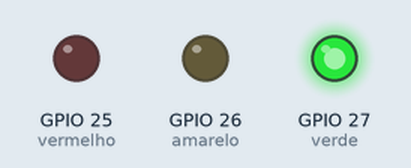
Simulated run of this program. Board: ESP32 board running MicroPython. Shown: output pins drawn as LEDs (lit = HIGH). Wiring (from the project's diagram.json): red LED on GPIO 25, yellow LED on GPIO 26, green LED on GPIO 27.

Above: at 1.5 s.
At 3.5 s:
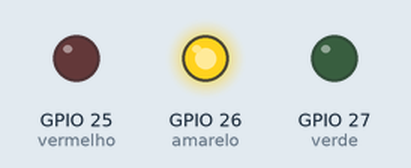
At 6.5 s:
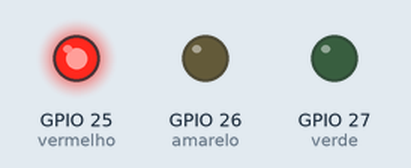
Timing chart, 0 to 11.7 s (numbered marks = the images above):
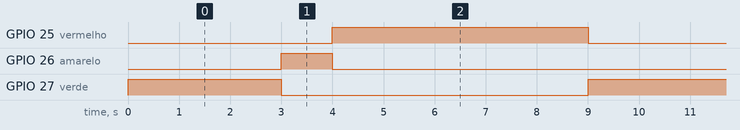

The program:

main.py
```python
import machine
import time

verde = machine.Pin(27, machine.Pin.OUT)
amarelo = machine.Pin(26, machine.Pin.OUT)
vermelho = machine.Pin(25, machine.Pin.OUT)

while True:
    verde.value(1)
    time.sleep(3)
    verde.value(0)

    amarelo.value(1)
    time.sleep(1)
    amarelo.value(0)

    vermelho.value(1)
    time.sleep(5)
    vermelho.value(0)
```

Measured:
- by itself, GPIO 25 (vermelho): alternates HIGH for 5.0 s and LOW for 4.0 s
- by itself, GPIO 26 (amarelo): alternates HIGH for 1.0 s and LOW for 8.0 s
- by itself, GPIO 27 (verde): alternates HIGH for 3.0 s and LOW for 6.0 s
